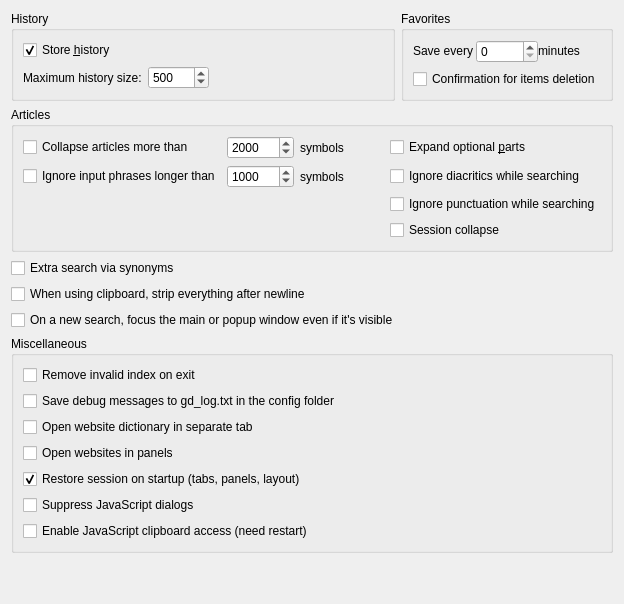
     <widget class="QWidget" name="tab_Advanced">
      <attribute name="icon">
       <iconset resource="../../resources.qrc">
        <normaloff>:/icons/advanced.png</normaloff>:/icons/advanced.png</iconset>
      </attribute>
      <attribute name="title">
       <string>Ad&amp;vanced</string>
      </attribute>
      <layout class="QVBoxLayout" name="verticalLayout_11">
       <item>
        <layout class="QHBoxLayout" name="horizontalLayout_15">
         <item>
          <widget class="QGroupBox" name="historyBox">
           <property name="title">
            <string>History</string>
           </property>
           <layout class="QVBoxLayout" name="verticalLayout_14">
            <item>
             <widget class="QCheckBox" name="storeHistory">
              <property name="toolTip">
               <string>Turn this option on to store history of the translated words</string>
              </property>
              <property name="text">
               <string>Store &amp;history</string>
              </property>
              <property name="checked">
               <bool>true</bool>
              </property>
             </widget>
            </item>
            <item>
             <layout class="QHBoxLayout" name="horizontalLayout_9">
              <property name="topMargin">
               <number>0</number>
              </property>
              <item>
               <widget class="QLabel" name="historySizeLabel">
                <property name="toolTip">
                 <string>Specify the maximum number of entries to keep in history.</string>
                </property>
                <property name="text">
                 <string>Maximum history size:</string>
                </property>
               </widget>
              </item>
              <item>
               <widget class="QSpinBox" name="historyMaxSizeField">
                <property name="accelerated">
                 <bool>true</bool>
                </property>
                <property name="maximum">
                 <number>99999</number>
                </property>
                <property name="value">
                 <number>500</number>
                </property>
               </widget>
              </item>
              <item>
               <spacer name="horizontalSpacer_8">
                <property name="orientation">
                 <enum>Qt::Horizontal</enum>
                </property>
                <property name="sizeHint" stdset="0">
                 <size>
                  <width>40</width>
                  <height>20</height>
                 </size>
                </property>
               </spacer>
              </item>
             </layout>
            </item>
           </layout>
          </widget>
         </item>
         <item>
          <widget class="QGroupBox" name="favoritesBox">
           <property name="title">
            <string>Favorites</string>
           </property>
           <layout class="QVBoxLayout" name="verticalLayout_21">
            <item>
             <layout class="QHBoxLayout" name="horizontalLayout_16">
              <property name="spacing">
               <number>0</number>
              </property>
              <item>
               <widget class="QLabel" name="label_17">
                <property name="sizePolicy">
                 <sizepolicy hsizetype="Minimum" vsizetype="Fixed">
                  <horstretch>0</horstretch>
                  <verstretch>0</verstretch>
                 </sizepolicy>
                </property>
                <property name="toolTip">
                 <string>Favorites saving interval. If set to 0 Favorites will be saved only during exit.</string>
                </property>
                <property name="text">
                 <string>Save every</string>
                </property>
               </widget>
              </item>
              <item>
               <widget class="QSpinBox" name="favoritesSaveIntervalField">
                <property name="maximum">
                 <number>120</number>
                </property>
               </widget>
              </item>
              <item>
               <widget class="QLabel" name="label_18">
                <property name="sizePolicy">
                 <sizepolicy hsizetype="Minimum" vsizetype="Fixed">
                  <horstretch>0</horstretch>
                  <verstretch>0</verstretch>
                 </sizepolicy>
                </property>
                <property name="text">
                 <string>minutes</string>
                </property>
               </widget>
              </item>
             </layout>
            </item>
            <item>
             <widget class="QCheckBox" name="confirmFavoritesDeletion">
              <property name="toolTip">
               <string>Turn this option on to confirm every operation of items deletion</string>
              </property>
              <property name="text">
               <string>Confirmation for items deletion</string>
              </property>
             </widget>
            </item>
           </layout>
          </widget>
         </item>
        </layout>
       </item>
       <item>
        <widget class="QGroupBox" name="groupBox_6">
         <property name="title">
          <string>Articles</string>
         </property>
         <layout class="QGridLayout" name="gridLayout_3">
          <item row="2" column="4">
           <widget class="QCheckBox" name="ignorePunctuation">
            <property name="text">
             <string>Ignore punctuation while searching</string>
            </property>
           </widget>
          </item>
          <item row="1" column="1">
           <widget class="QSpinBox" name="inputPhraseLengthLimit">
            <property name="toolTip">
             <string>Input phrases longer than this size will be ignored</string>
            </property>
            <property name="maximum">
             <number>9999999</number>
            </property>
            <property name="singleStep">
             <number>10</number>
            </property>
            <property name="value">
             <number>1000</number>
            </property>
           </widget>
          </item>
          <item row="1" column="2">
           <widget class="QLabel" name="label_19">
            <property name="text">
             <string>symbols</string>
            </property>
           </widget>
          </item>
          <item row="0" column="0">
           <widget class="QCheckBox" name="collapseBigArticles">
            <property name="toolTip">
             <string>Select this option to automatic collapse big articles</string>
            </property>
            <property name="text">
             <string>Collapse articles more than</string>
            </property>
           </widget>
          </item>
          <item row="1" column="0">
           <widget class="QCheckBox" name="limitInputPhraseLength">
            <property name="toolTip">
             <string>Turn this option on to ignore unreasonably long input text
from mouse-over, selection, clipboard or command line</string>
            </property>
            <property name="text">
             <string>Ignore input phrases longer than</string>
            </property>
            <property name="checked">
             <bool>false</bool>
            </property>
           </widget>
          </item>
          <item row="1" column="3">
           <spacer name="horizontalSpacer_14">
            <property name="orientation">
             <enum>Qt::Horizontal</enum>
            </property>
            <property name="sizeHint" stdset="0">
             <size>
              <width>40</width>
              <height>20</height>
             </size>
            </property>
           </spacer>
          </item>
          <item row="0" column="2">
           <widget class="QLabel" name="label_13">
            <property name="text">
             <string>symbols</string>
            </property>
           </widget>
          </item>
          <item row="0" column="1">
           <widget class="QSpinBox" name="articleSizeLimit">
            <property name="toolTip">
             <string>Articles longer than this size will be collapsed</string>
            </property>
            <property name="maximum">
             <number>100000</number>
            </property>
            <property name="singleStep">
             <number>50</number>
            </property>
            <property name="value">
             <number>2000</number>
            </property>
           </widget>
          </item>
          <item row="0" column="4">
           <widget class="QCheckBox" name="alwaysExpandOptionalParts">
            <property name="toolTip">
             <string>Turn this option on to always expand optional parts of articles</string>
            </property>
            <property name="text">
             <string>Expand optional &amp;parts</string>
            </property>
           </widget>
          </item>
          <item row="1" column="4">
           <widget class="QCheckBox" name="ignoreDiacritics">
            <property name="toolTip">
             <string>Turn this option on to ignore diacritics while searching articles</string>
            </property>
            <property name="text">
             <string>Ignore diacritics while searching</string>
            </property>
           </widget>
          </item>
          <item row="0" column="3">
           <spacer name="horizontalSpacer_11">
            <property name="orientation">
             <enum>Qt::Horizontal</enum>
            </property>
            <property name="sizeHint" stdset="0">
             <size>
              <width>40</width>
              <height>20</height>
             </size>
            </property>
           </spacer>
          </item>
          <item row="3" column="4">
           <widget class="QCheckBox" name="sessionCollapse">
            <property name="toolTip">
             <string>During successive searches,if one dictionary is collapsed by manual, it will remain collapsed in the next search</string>
            </property>
            <property name="text">
             <string>Session collapse</string>
            </property>
           </widget>
          </item>
         </layout>
        </widget>
       </item>
       <item>
        <widget class="QCheckBox" name="synonymSearchEnabled">
         <property name="toolTip">
          <string>Turn this option on to enable extra articles search via synonym lists
from Stardict, Babylon and GLS dictionaries</string>
         </property>
         <property name="text">
          <string>Extra search via synonyms</string>
         </property>
        </widget>
       </item>
       <item>
        <widget class="QCheckBox" name="stripClipboard">
         <property name="text">
          <string>When using clipboard, strip everything after newline</string>
         </property>
        </widget>
       </item>
       <item>
        <widget class="QCheckBox" name="raiseWindowOnSearch">
         <property name="text">
          <string>On a new search, focus the main or popup window even if it's visible</string>
         </property>
        </widget>
       </item>
       <item>
        <widget class="QGroupBox" name="groupBox_7">
         <property name="title">
          <string>Miscellaneous</string>
         </property>
         <layout class="QVBoxLayout" name="verticalLayout_20">
          <item>
           <widget class="QCheckBox" name="removeInvalidIndexOnExit">
            <property name="text">
             <string>Remove invalid index on exit</string>
            </property>
           </widget>
          </item>
          <item>
           <widget class="QCheckBox" name="enableApplicationLog">
            <property name="text">
             <string>Save debug messages to gd_log.txt in the config folder</string>
            </property>
           </widget>
          </item>
          <item>
           <widget class="QCheckBox" name="openWebsiteInNewTab">
            <property name="text">
             <string>Open website dictionary in separate tab</string>
            </property>
           </widget>
          </item>
          <item>
           <widget class="QCheckBox" name="openWebsitesInPanel">
            <property name="text">
             <string>Open websites in panels</string>
            </property>
           </widget>
          </item>
          <item>
           <widget class="QCheckBox" name="saveSession">
            <property name="text">
             <string>Restore session on startup (tabs, panels, layout)</string>
            </property>
            <property name="checked">
             <bool>true</bool>
            </property>
           </widget>
          </item>
          <item>
           <widget class="QCheckBox" name="suppressWebDialogs">
            <property name="toolTip">
             <string>Suppress JavaScript alerts, confirms, and prompts in the article view.</string>
            </property>
            <property name="text">
             <string>Suppress JavaScript dialogs</string>
            </property>
           </widget>
          </item>
          <item>
           <widget class="QCheckBox" name="enableJavaScriptClipboard">
            <property name="toolTip">
             <string>Allow JavaScript to access clipboard in the article view.</string>
            </property>
            <property name="text">
             <string>Enable JavaScript clipboard access (need restart)</string>
            </property>
           </widget>
          </item>
         </layout>
        </widget>
       </item>
       <item>
        <spacer name="verticalSpacer_17">
         <property name="orientation">
          <enum>Qt::Vertical</enum>
         </property>
         <property name="sizeHint" stdset="0">
          <size>
           <width>20</width>
           <height>40</height>
          </size>
         </property>
        </spacer>
       </item>
      </layout>
     </widget>
